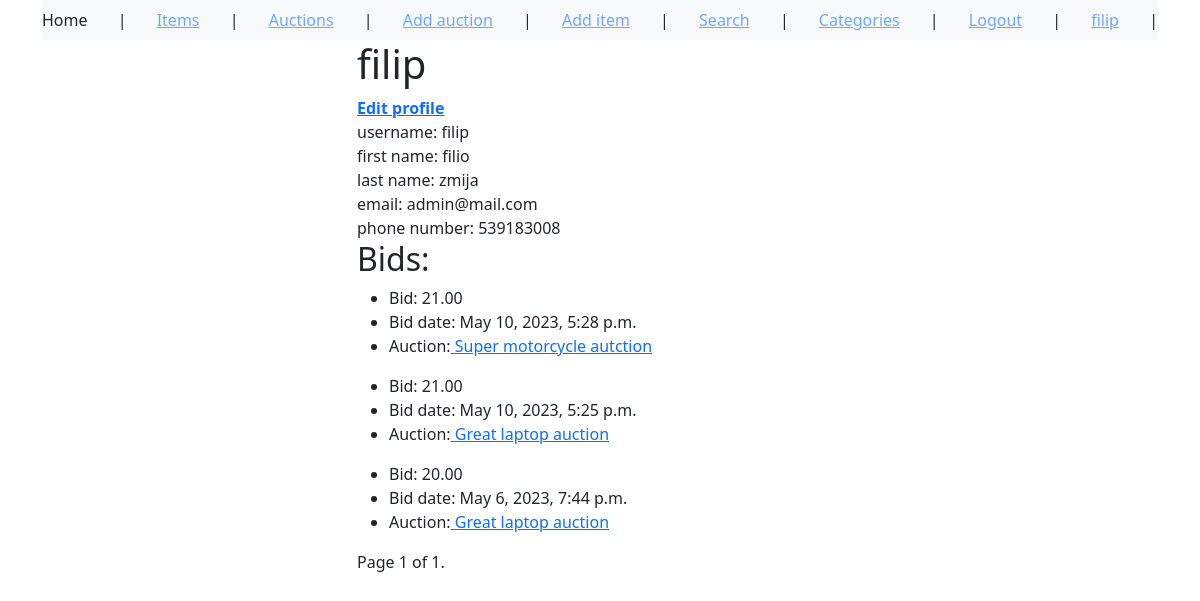
Screenshot of /user/filip with the database file from the repository.
### auctions/models.py (models this page shows, shortened)
class Account(models.Model):
    user = models.OneToOneField(User, on_delete=models.CASCADE)
    phone_number = models.CharField(max_length=9, blank=True, null=True)

class Bid(models.Model):
    amount = models.DecimalField(max_digits=10, decimal_places=2)
    time = models.DateTimeField(auto_now_add=True)
    auction = models.ForeignKey(Auction, on_delete=models.CASCADE)
    bidder = models.ForeignKey(User, on_delete=models.CASCADE)

class Auction(models.Model):
    CHOICES = (
        ('available', 'available'),
        ('expired', 'expired'),
        ('sold', 'sold'),
    )
    name = models.CharField(max_length=255)
    item = models.ForeignKey(Item, on_delete=models.CASCADE)
    min_price = models.DecimalField(max_digits=10, decimal_places=2)
    buy_now_price = models.DecimalField(max_digits=10, decimal_places=2, null=True, blank=True)
    end_date = models.DateTimeField()
    seller = models.ForeignKey(User, on_delete=models.CASCADE, related_name='seller')
    buyer = models.ForeignKey(User, on_delete=models.CASCADE, blank=True, related_name='buyer', null=True)
    status = models.CharField(choices=CHOICES, default='available', max_length=64)
    def __str__(self):
        return self.name

### auctions/views.py (the view)
# urls.py: path('user/<str:username>', auctions.UserProfile.as_view()),
class UserProfile(View):
    def get(self, request, *args, **kwargs):
        username = kwargs['username']   # Get user profile from the URL
        user = User.objects.get(username=username)  # Get user data
        bids = Bid.objects.filter(bidder=user).order_by('-time')  # Get every user bids
        paginator = Paginator(bids, 3)
        page_number = request.GET.get('page')
        page_obj = paginator.get_page(page_number)
        context = {
            'user': user,
            'bids': page_obj,
        }
        try:
            user_account = Account.objects.get(user=user)
            context['user_account'] = user_account
            return render(request, 'auctions/user_profile.html', context)
        except:
            user_account = Account.objects.create(user=user)
            context['user_account'] = user_account
            return render(request, 'auctions/user_profile.html', context)

### templates/auctions/user_profile.html (shortened to what this page needs)
{% extends 'auctions/base_template.html' %}
{% block content %}
<h1>{{ user.username }}</h1><a href="/edit-profile/{{ user.id }}"><b>Edit profile</b></a><br>
username: {{ user.username }} <br>
first name: {{ user.first_name }} <br>
last name: {{ user.last_name }} <br>
email: {{ user.email }} <br>
phone number:{% if user_account.phone_number %} {{ user_account.phone_number }} {% endif %}<br>
<h2>Bids:</h2>
{% for bid in bids %}
<ul>
<li>Bid: {{ bid.amount }}</li>
<li>Bid date: {{ bid.time }} </li>
<li>Auction:<a href="/auction/{{ bid.auction.id }}"> {{ bid.auction }}</a></li>
</ul>
{% endfor %}
<div class="pagination">
    <span class="step-links">
        <span class="current">
            Page {{ bids.number }} of {{ bids.paginator.num_pages }}.
        </span>
    </span>
</div>
{% endblock %}

### templates/auctions/base_template.html (shortened to what this page needs)
<!DOCTYPE html>
<html lang="en">
<head>
    <link href="https://cdn.jsdelivr.net/npm/bootstrap@5.3.0-alpha3/dist/css/bootstrap.min.css" rel="stylesheet">
</head>
<body><div class="container">
    <nav class="navbar bg-light" data-bs-theme="dark">
        <a href="/home" class="nav-link active">Home</a> |
        <a href="/items">Items</a> |
        <a href="/auctions">Auctions</a> |
        <a href="/add-auction">Add auction</a> |
        <a href="/add-item">Add item</a> |
        <a href="/search">Search</a> |
        <a href="/categories">Categories</a> |
        {% if user.is_authenticated %}
            <a href="/logout">Logout</a> |
            <a href="/user/{{ user.username }}">{{ user.username }}</a> |
        {% else %}
            <a href="/accounts/login">Login</a> |
            <a href="/create-account">Create account</a> |
        {% endif %}
</nav>
</div>
<div id="content", name="content", class="main">
    <div class="row justify-content-center">
        <div class="col-5">
{% block content %}{% endblock %}
</div>
</div>
</div>
</body>
</html>

### rows the page displays
Account: phone_number "539183008"
Bid: amount "21.00", time "May 10, 2023, 5:28 p.m.", auction "Super motorcycle autction"
Bid: amount "21.00", time "May 10, 2023, 5:25 p.m.", auction "Great laptop auction"
Bid: amount "20.00", time "May 6, 2023, 7:44 p.m.", auction "Great laptop auction"

### other values shown
{{ user.username }} "filip"
{{ user.first_name }} "filio"
{{ user.last_name }} "zmija"
{{ user.email }} "admin@mail.com"
{{ bids.number }} "1"
{{ bids.paginator.num_pages }} "1"
